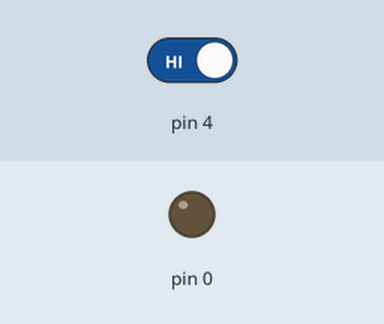
Recording of a sketch running on a simulated Arduino Uno, built with avr-gcc and run on an emulated ATmega328P. Shown: output pins drawn as LEDs (lit = HIGH). Inputs (shaded band) come from the test bench; at power-on: pin 4 HIGH.

Above: at 1.8 s.
1.9 s: pin 4 driven LOW
At 4.0 s:
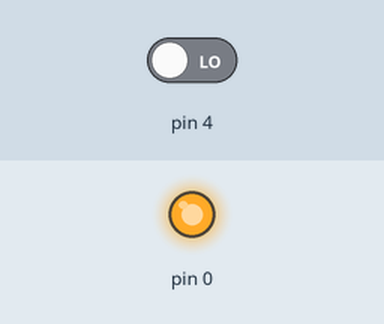
4.9 s: pin 4 driven HIGH
At 5.6 s:
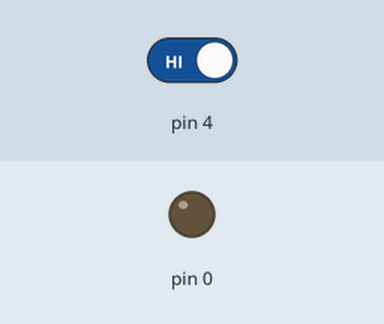
Timing chart, 0 to 7.9 s (numbered marks = the images above; inputs shaded):
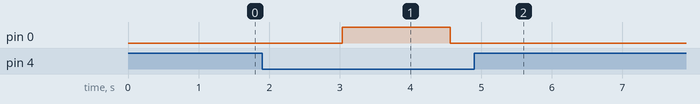

The sketch:

attiny13_pwm_control.ino
```cpp
//attiny13 pwm control

//#define motor 0
//#define button 4

uint8_t pwm[6]={10,50,100,150,200,255};

uint8_t scale = 0;

void setup() {
  pinMode(0,OUTPUT);
  pinMode(4,INPUT);
}

void loop() {
  if(!digitalRead(4)){
    delay(10);
    scale++;
    if(scale>=6) scale = 0;
    analogWrite(0,pwm[scale]);
  }
  delay(500);
}//loop
```

Measured:
- after the input at 1.9 s, pin 0: LOW → HIGH after 1.1 s, → LOW 1.5 s later
- after the input at 4.9 s, pin 0: stops changing and stays LOW
